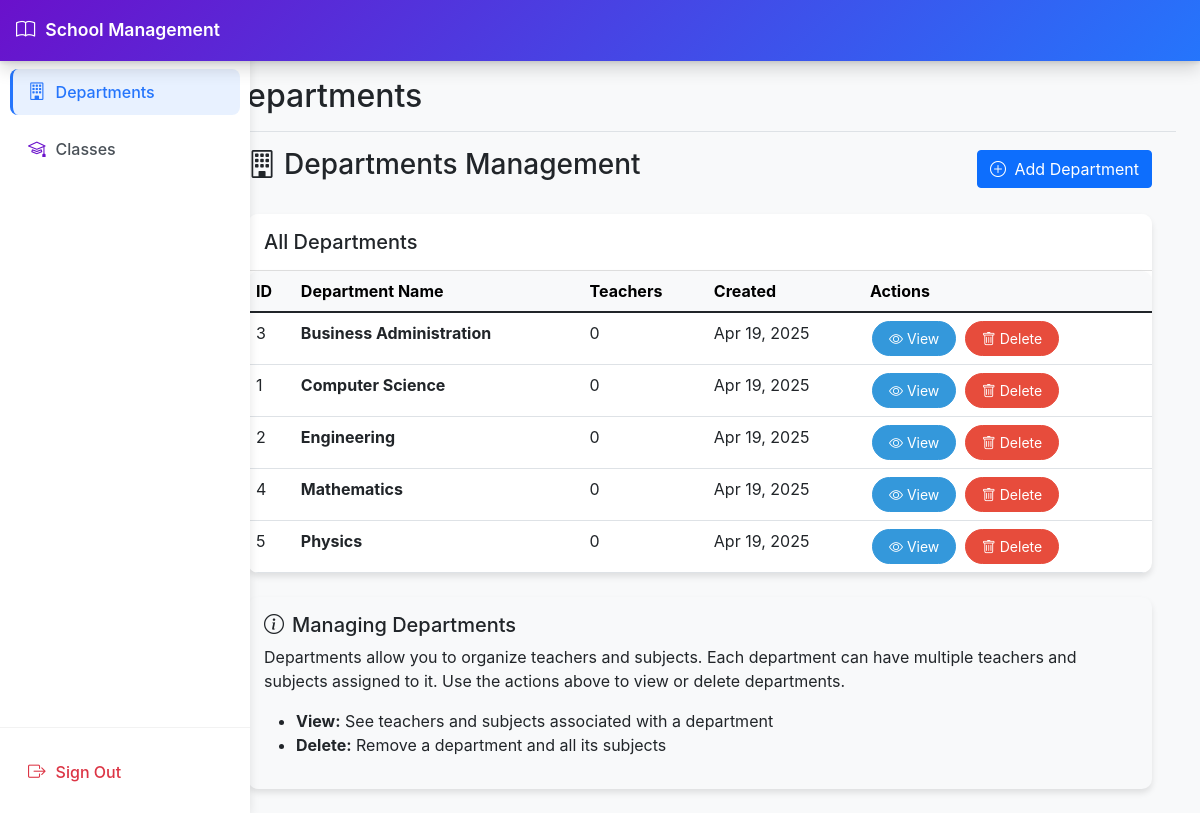
/supervisor/departments (signed in), run on the app's committed database.
### tables this page shows
CREATE TABLE departments (
  id INT AUTO_INCREMENT PRIMARY KEY,
  name VARCHAR(255) NOT NULL UNIQUE COMMENT 'Department name (e.g. Computer Science)',
  created_at TIMESTAMP DEFAULT CURRENT_TIMESTAMP,
  updated_at TIMESTAMP DEFAULT CURRENT_TIMESTAMP ON UPDATE CURRENT_TIMESTAMP
);

### src/Controllers/SupervisorController.php (called while the page is built, shortened)
<?php
class SupervisorController extends Controller
{
  private $departmentModel;
  public function __construct()
  {
    $this->departmentModel = new Department();
  }
  public function departments()
  {
    $departments = $this->departmentModel->getAllWithCounts();
    $this->view('supervisor/departments', [
      'departments' => $departments,
      'title' => 'Department Management'
    ]);
  }
}

### src/Database.php (called while the page is built, shortened)
<?php
class Database
{
  private static $instance = null;
  private $connection;
  private function __construct()
  {
    $config = require_once dirname(__DIR__) . '/config/database.php';
    try {
      if ($config['host'] === 'localhost') {
        $socketFile = '/var/run/mysqld/mysqld.sock';
        $dsn = "mysql:unix_socket={$socketFile};dbname={$config['database']};charset={$config['charset']}";
      } else {
        $dsn = "mysql:host={$config['host']};dbname={$config['database']};charset={$config['charset']}";
      }
      $this->connection = new PDO($dsn, $config['username'], $config['password'], $config['options']);
    } catch (PDOException $e) {
      die("Connection failed: " . $e->getMessage());
    }
  }
  public static function getInstance()
  {
    if (self::$instance === null) {
      self::$instance = new self();
    }
    return self::$instance;
  }
  public function query($sql, $params = [])
  {
    $stmt = $this->connection->prepare($sql);
    $stmt->execute($params);
    return $stmt;
  }
}

### src/Models/Department.php (called while the page is built, shortened)
<?php
class Department
{
  private $db;
  public function __construct()
  {
    $this->db = Database::getInstance();
  }
  public function getAllWithTeacherCount()
  {
    $sql = "SELECT d.*, COUNT(u.id) as teacher_count
            FROM departments d
            LEFT JOIN users u ON d.id = u.department_id AND u.role = 'teacher'
            GROUP BY d.id
            ORDER BY d.name";
    $stmt = $this->db->query($sql);
    return $stmt->fetchAll(PDO::FETCH_ASSOC);
  }
  public function getAllWithCounts()
  {
    return $this->getAllWithTeacherCount();
  }
}

### config/database.php (called while the page is built)
<?php
return [
  'host' => 'localhost',
  'database' => 'education_management',
  'username' => 'phpuser',
  'password' => 'password123',
  'charset' => 'utf8mb4',
  'options' => [
    PDO::ATTR_ERRMODE => PDO::ERRMODE_EXCEPTION,
    PDO::ATTR_DEFAULT_FETCH_MODE => PDO::FETCH_ASSOC,
    PDO::ATTR_EMULATE_PREPARES => false,
    PDO::ATTR_PERSISTENT => true,
  ]
];

### src/Session.php (called while the page is built, shortened)
<?php
class Session
{
  public static function get($key)
  {
    return $_SESSION[$key] ?? null;
  }
  public static function getUserRole()
  {
    return self::get('user_role');
  }
}

### src/Views/supervisor/departments.php (the view, shortened to what this page needs)
<?php
$pageTitle = 'Departments';
$activePage = 'departments';
?>
<div class="container-fluid">
  <div class="d-flex justify-content-between align-items-center mb-4">
    <h3><i class="bi bi-building me-2"></i>Departments Management</h3>
    <a href="/supervisor/departments/add" class="btn btn-primary">
      <i class="bi bi-plus-circle me-1"></i> Add Department
    </a>
  </div>
  <div class="card department-card">
    <div class="card-header bg-white py-3">
      <h5 class="mb-0">All Departments</h5>
    </div>
    <div class="card-body p-0">
      <div class="table-container">
        <table class="table table-hover mb-0">
          <thead class="table-light">
            <tr>
              <th>ID</th>
              <th>Department Name</th>
              <th>Teachers</th>
              <th>Created</th>
              <th>Actions</th>
            </tr>
          </thead>
          <tbody>
            <?php if (isset($departments) && !empty($departments)): ?>
              <?php foreach ($departments as $department): ?>
                <tr>
                  <td><?php echo $department['id']; ?></td>
                  <td><strong><?php echo htmlspecialchars($department['name']); ?></strong></td>
                  <td><?php echo $department['teacher_count']; ?></td>
                  <td>
                    <?php echo isset($department['created_at']) ? date('M d, Y', strtotime($department['created_at'])) : 'N/A'; ?>
                  </td>
                  <td>
                    <a href="/supervisor/departments/view/<?php echo $department['id']; ?>"
                      class="btn btn-sm btn-view btn-action">
                      <i class="bi bi-eye"></i> View
                    </a>
                    <a href="/supervisor/departments/delete/<?php echo $department['id']; ?>"
                      class="btn btn-sm btn-delete btn-action">
                      <i class="bi bi-trash"></i> Delete
                    </a>
                  </td>
                </tr>
              <?php endforeach; ?>
            <?php endif; ?>
          </tbody>
        </table>
      </div>
    </div>
  </div>
  <div class="row mt-4">
    <div class="col-md-12">
      <div class="card department-card bg-light">
        <div class="card-body">
          <h5 class="card-title"><i class="bi bi-info-circle me-2"></i>Managing Departments</h5>
          <p class="card-text">
            Departments allow you to organize teachers and subjects. Each department can have multiple teachers and
            subjects assigned to it.
            Use the actions above to view or delete departments.
          </p>
          <ul>
            <li><strong>View:</strong> See teachers and subjects associated with a department</li>
            <li><strong>Delete:</strong> Remove a department and all its subjects</li>
          </ul>
        </div>
      </div>
    </div>
  </div>
</div>
<?php
$content = ob_get_clean();
require dirname(dirname(__DIR__)) . '/Views/layout.php';
?>

### public/index.php (shortened to what this page needs)
<?php
$request_uri = $_SERVER['REQUEST_URI'];
$path = parse_url($request_uri, PHP_URL_PATH);
$path = trim($path, '/');
try {
  switch ($path) {
    case 'supervisor/departments':
      $controller = new \App\Controllers\SupervisorController();
      $controller->departments();
      break;
  }
} catch (Exception $e) {
  header("HTTP/1.0 500 Internal Server Error");
  echo "<h1>500 - Internal Server Error</h1>";
  echo "<p>An error occurred while processing your request.</p>";
  if (true) {
    echo "<p>Error: " . $e->getMessage() . "</p>";
    echo "<pre>" . $e->getTraceAsString() . "</pre>";
  }
}

### src/Controllers/Controller.php (shortened to what this page needs)
<?php
class Controller
{
  protected function view($view, $data = [])
  {
    extract($data);
    if (file_exists(dirname(__DIR__) . '/Views/' . $view . '.php')) {
      require_once dirname(__DIR__) . '/Views/' . $view . '.php';
    } else {
      die('View does not exist');
    }
  }
}

### src/Views/layout.php (shortened to what this page needs)
<!DOCTYPE html>
<html lang="en">
<head>
  <link href="https://cdn.jsdelivr.net/npm/bootstrap@5.1.3/dist/css/bootstrap.min.css" rel="stylesheet">
  <link rel="stylesheet" href="https://cdn.jsdelivr.net/npm/bootstrap-icons@1.8.1/font/bootstrap-icons.css">
</head>
<body>
  <header class="navbar navbar-dark sticky-top bg-dark flex-md-nowrap p-0 shadow">
    <a class="navbar-brand col-md-3 col-lg-2 me-0 px-3" href="#"><i class="bi bi-book"></i> School Management</a>
  </header>
  <div class="container-fluid">
    <div class="row">
      <nav id="sidebarMenu" class="col-md-3 col-lg-2 d-md-block sidebar collapse">
        <div class="position-sticky pt-3 sidebar-sticky">
          <div class="nav-flex-wrapper">
            <ul class="nav flex-column">
              <?php if (\App\Session::getUserRole() === 'admin'): ?>
                <li class="nav-item">
                  <a class="nav-link <?php echo $activePage === 'dashboard' ? 'active' : ''; ?>" href="/admin/dashboard">
                    <i class="bi bi-speedometer2"></i> Dashboard
                  </a>
                </li>
                <li class="nav-item">
                  <a class="nav-link <?php echo $activePage === 'users' ? 'active' : ''; ?>" href="/admin/users">
                    <i class="bi bi-people"></i> Users
                  </a>
                </li>
                <li class="nav-item">
                  <a class="nav-link <?php echo $activePage === 'departments' ? 'active' : ''; ?>"
                    href="/admin/departments">
                    <i class="bi bi-building"></i> Departments
                  </a>
                </li>
                <li class="nav-item">
                  <a class="nav-link <?php echo $activePage === 'settings' ? 'active' : ''; ?>" href="/admin/settings">
                    <i class="bi bi-gear"></i> Settings
                  </a>
                </li>
                <div class="sidebar-divider"></div>
                <li class="nav-item">
                  <a class="nav-link" href="/admin/profile">
                    <i class="bi bi-person-badge"></i> My Profile
                  </a>
                </li>
              <?php elseif (\App\Session::getUserRole() === 'supervisor'): ?>
                <li class="nav-item">
                  <a class="nav-link <?php echo $activePage === 'departments' ? 'active' : ''; ?>"
                    href="/supervisor/departments">
                    <i class="bi bi-building"></i> Departments
                  </a>
                </li>
                <li class="nav-item">
                  <a class="nav-link <?php echo $activePage === 'classes' ? 'active' : ''; ?>" href="/supervisor/classes">
                    <i class="bi bi-mortarboard"></i> Classes
                  </a>
                </li>
              <?php endif; ?>
            </ul>
          </div>
          <div class="nav-logout">
            <ul class="nav flex-column">
              <li class="nav-item">
                <a class="nav-link" href="/logout">
                  <i class="bi bi-box-arrow-right"></i> Sign Out
                </a>
              </li>
            </ul>
          </div>
        </div>
      </nav>
      <main class="col-md-9 ms-sm-auto col-lg-10 px-md-4">
        <div
          class="d-flex justify-content-between flex-wrap flex-md-nowrap align-items-center pt-3 pb-2 mb-3 border-bottom">
          <h1 class="h2"><?php echo $pageTitle ?? 'Dashboard'; ?></h1>
        </div>
        <?php echo $content ?? ''; ?>
      </main>
    </div>
  </div>
</body>
</html>

### src/Views/layout.php (style rules this page uses)
:root { --sidebar-width: 250px; --primary-gradient: linear-gradient(135deg, #6a11cb 0%, #2575fc 100%); --sidebar-bg: #f8f9fa; --sidebar-hover: #e9ecef; --sidebar-active: rgba(37, 117, 252, 0.1); --sidebar-text: #495057; --sidebar-icon: #6a11cb; --sidebar-active-border: #2575fc; }
body { font-family: -apple-system, BlinkMacSystemFont, "Segoe UI", Roboto, Oxygen, Ubuntu, Cantarell, "Open Sans", "Helvetica Neue", sans-serif; background-color: #f8f9fa; }
.sidebar { position: fixed; top: 0; bottom: 0; left: 0; z-index: 100; padding: 48px 0 0; box-shadow: 0 2px 10px rgba(0, 0, 0, 0.1); background-color: white; width: var(--sidebar-width); transition: all 0.3s; }
.sidebar-sticky { position: relative; top: 0; height: calc(100vh - 48px); padding-top: 0.5rem; overflow-x: hidden; overflow-y: auto; display: flex; flex-direction: column; }
.navbar-brand { padding: 1rem; font-size: 1.1rem; font-weight: 600; color: white; background: var(--primary-gradient); box-shadow: 0 2px 4px rgba(0, 0, 0, 0.1); width: 100%; display: flex; align-items: center; }
.navbar-brand i { margin-right: 10px; font-size: 1.2rem; }
.nav-item { margin: 5px 10px; }
.nav-link { display: flex; align-items: center; padding: 10px 15px; color: var(--sidebar-text); border-radius: 8px; transition: all 0.2s; font-weight: 500; position: relative; border-left: 3px solid transparent; }
.nav-link i { margin-right: 10px; font-size: 1.1rem; color: var(--sidebar-icon); transition: all 0.2s; }
.nav-link.active { background-color: var(--sidebar-active); color: #2575fc; border-left-color: var(--sidebar-active-border); }
.nav-link.active i { color: #2575fc; }
.nav-flex-wrapper { flex-grow: 1; }
.nav-logout { margin-top: auto; padding-top: 1rem; border-top: 1px solid rgba(0, 0, 0, 0.05); }
.nav-logout .nav-link { color: #dc3545; }
.nav-logout .nav-link i { color: #dc3545; }

### src/Views/supervisor/departments.php (style rules this page uses)
.department-card { transition: transform 0.3s, box-shadow 0.3s; border-radius: 10px; border: none; box-shadow: 0 4px 6px rgba(0, 0, 0, 0.1); margin-bottom: 24px; overflow: hidden; }
.table-container { border-radius: 10px; overflow: hidden; box-shadow: 0 4px 6px rgba(0, 0, 0, 0.1); }
.btn-action { border-radius: 50px; padding: 0.375rem 1rem; margin: 0 2px; }
.btn-view { background-color: #3498db; border-color: #3498db; color: white; }
.btn-delete { background-color: #e74c3c; border-color: #e74c3c; color: white; }

### data on the page
departments: id "3", name "Business Administration", teacher_count "0", created_at "Apr 19, 2025"
departments: id "1", name "Computer Science", teacher_count "0", created_at "Apr 19, 2025"
departments: id "2", name "Engineering", teacher_count "0", created_at "Apr 19, 2025"
departments: id "4", name "Mathematics", teacher_count "0", created_at "Apr 19, 2025"
departments: id "5", name "Physics", teacher_count "0", created_at "Apr 19, 2025"

### other printed values
$pageTitle "Departments"
